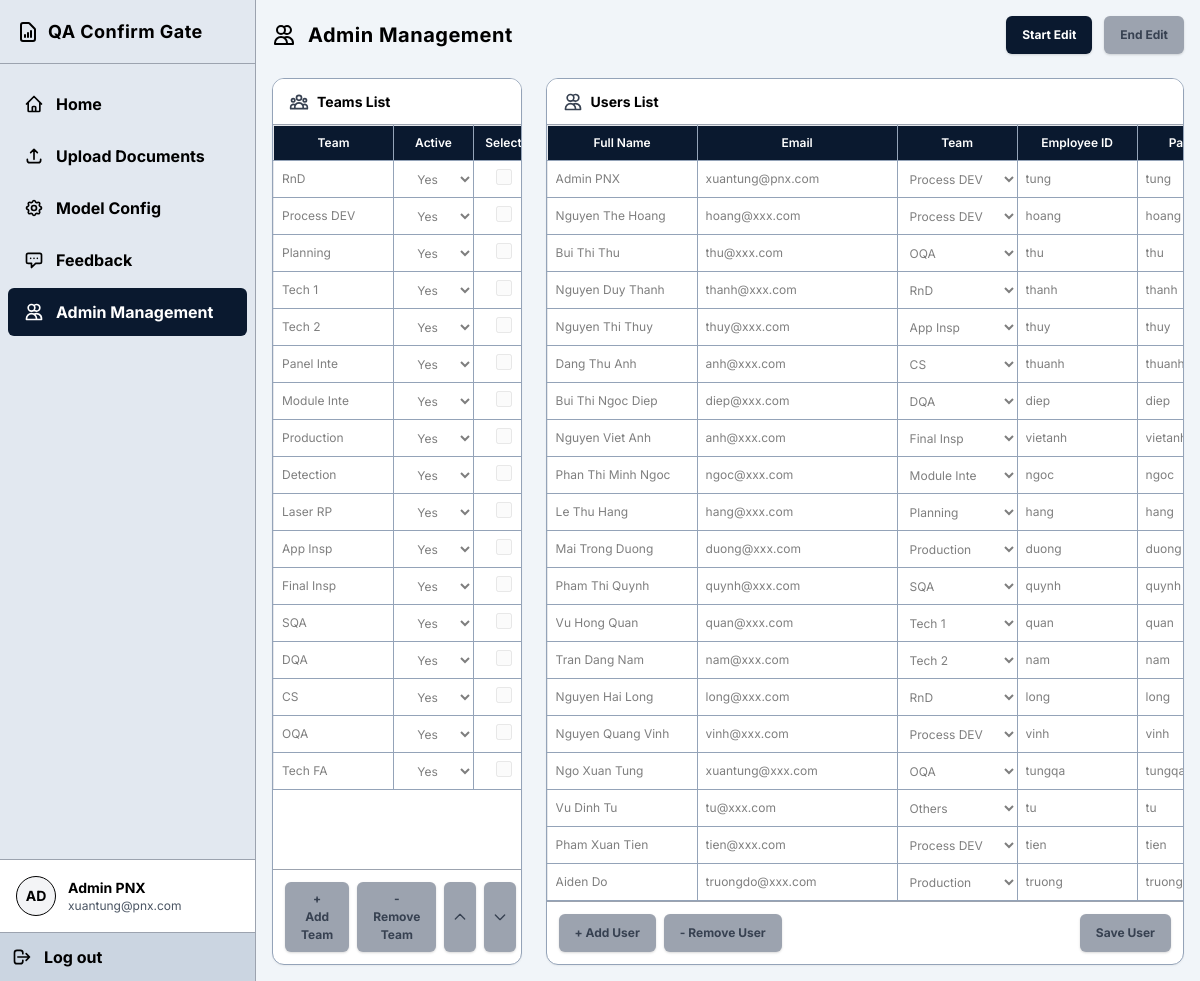
Before: /admin (signed in) with the older database file.
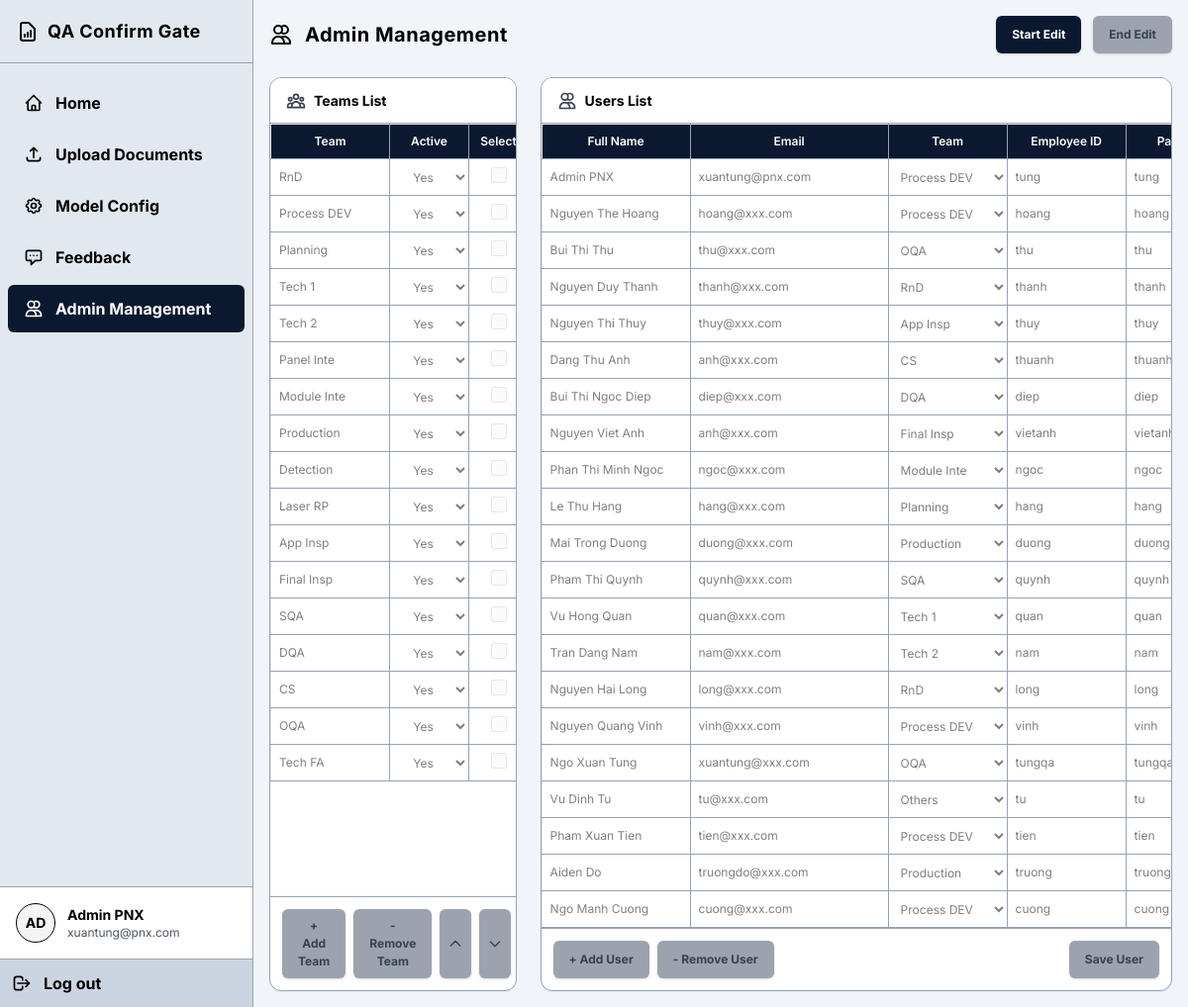
After: the same page with the newer database file.
### tables this page shows
CREATE TABLE "users" (id INTEGER PRIMARY KEY AUTOINCREMENT, fullname TEXT, email TEXT, team TEXT, username TEXT UNIQUE COLLATE NOCASE, password TEXT, access_role TEXT, failed_attempts INTEGER DEFAULT 0);

CREATE TABLE teams (
            id INTEGER PRIMARY KEY AUTOINCREMENT,
            name TEXT UNIQUE,
            active TEXT DEFAULT 'Yes'
        );

### backend/routers/admin_management.py (the view)
@router.get("/admin")
async def get_admin(request: Request):
    user = get_current_user(request)
    if not user or user["access_role"] != "Admin":
        return RedirectResponse(url="/", status_code=status.HTTP_302_FOUND)
    conn = get_db()
    cursor = conn.cursor()
    can_edit = (user["access_role"] == "Admin")
    locked_by = ""
    locked_at = 0
    if can_edit:
        cursor.execute("SELECT config_updated_at, last_updated_by FROM app_config WHERE id = 2")
        row = cursor.fetchone()
        current_time = int(time.time())
        if row and row['last_updated_by'] and current_time - (row['config_updated_at'] or 0) < 600:
            locked_by = row['last_updated_by']
            locked_at = row['config_updated_at']
    cursor.execute("SELECT * FROM users WHERE username != 'ADMINPNX'")
    users = [dict(u) for u in cursor.fetchall()]
    cursor.execute("SELECT * FROM teams")
    teams = [dict(t) for t in cursor.fetchall()]
    conn.close()
    return templates.TemplateResponse(
        request=request,
        name="user_management.html",
        context={
            "users": users,
            "teams": teams,
            "current_user": dict(user),
            "locked_by": locked_by,
            "locked_at": locked_at,
            "server_time": int(time.time()),
            "can_edit_backend": can_edit
        }
    )

### frontend/templates/user_management.html (shortened to what this page needs)
<!DOCTYPE html>
<html lang="en">
<head>
    <script src="https://cdn.tailwindcss.com"></script>
    <link rel="stylesheet" href="/static/style.css">
</head>
<body class="h-screen overflow-hidden flex flex-col">
    <div class="flex flex-1 overflow-hidden relative">
        <aside id="main-sidebar" class="fixed inset-y-0 left-0 z-50 w-64 border-r border-gray-400 flex flex-col shrink-0 sidebar -translate-x-full transition-transform duration-300 md:relative md:translate-x-0">
            <div class="h-16 flex items-center px-4 border-b border-gray-400">
                <svg class="w-6 h-6 mr-2" fill="none" stroke="currentColor" viewBox="0 0 24 24"><path stroke-linecap="round" stroke-linejoin="round" stroke-width="2" d="M9 17v-2m3 2v-4m3 4v-6m2 10H7a2 2 0 01-2-2V5a2 2 0 012-2h5.586a1 1 0 01.707.293l5.414 5.414a1 1 0 01.293.707V19a2 2 0 01-2 2z"></path></svg>
                <span class="text-lg font-bold tracking-wide">QA Confirm Gate</span>
            </div>
            <div class="flex-1 py-4 space-y-1">
                <a href="/" class="flex items-center space-x-3 px-4 py-3 mx-2 text-black font-bold hover:bg-gray-300 rounded-md">
                    <svg class="w-5 h-5" fill="none" stroke="currentColor" viewBox="0 0 24 24"><path stroke-linecap="round" stroke-linejoin="round" stroke-width="2" d="M3 12l2-2m0 0l7-7 7 7M5 10v10a1 1 0 001 1h3m10-11l2 2m-2-2v10a1 1 0 01-1 1h-3m-6 0a1 1 0 001-1v-4a1 1 0 011-1h2a1 1 0 011 1v4a1 1 0 001 1m-6 0h6"></path></svg>
                    <span>Home</span>
                </a>
                <a href="/upload" class="flex items-center space-x-3 px-4 py-3 mx-2 text-black font-bold hover:bg-gray-300 rounded-md">
                    <svg class="w-5 h-5" fill="none" stroke="currentColor" viewBox="0 0 24 24"><path stroke-linecap="round" stroke-linejoin="round" stroke-width="2" d="M4 16v1a3 3 0 003 3h10a3 3 0 003-3v-1m-4-8l-4-4m0 0L8 8m4-4v12"></path></svg>
                    <span>Upload Documents</span>
                </a>
                <a href="/setting" class="flex items-center space-x-3 px-4 py-3 mx-2 text-black font-bold hover:bg-gray-300 rounded-md">
                    <span>Model Config</span>
                </a>
                <a href="#" class="flex items-center space-x-3 px-4 py-3 mx-2 text-black font-bold hover:bg-gray-300 rounded-md">
                    <svg class="w-5 h-5" fill="none" stroke="currentColor" viewBox="0 0 24 24"><path stroke-linecap="round" stroke-linejoin="round" stroke-width="2" d="M8 10h.01M12 10h.01M16 10h.01M9 16H5a2 2 0 01-2-2V6a2 2 0 012-2h14a2 2 0 012 2v8a2 2 0 01-2 2h-5l-5 5v-5z"></path></svg>
                    <span>Feedback</span>
                </a>
                {% if current_user and current_user.access_role == 'Admin' %}
                <a href="/admin" class="flex items-center space-x-3 px-4 py-3 bg-[#0a192f] text-white mx-2 rounded-md font-bold">
                    <svg class="w-5 h-5" fill="none" stroke="currentColor" viewBox="0 0 24 24"><path stroke-linecap="round" stroke-linejoin="round" stroke-width="2" d="M12 4.354a4 4 0 110 5.292M15 21H3v-1a6 6 0 0112 0v1zm0 0h6v-1a6 6 0 00-9-5.197M13 7a4 4 0 11-8 0 4 4 0 018 0z"></path></svg>
                    <span>Admin Management</span>
                </a>
                {% endif %}
            </div>
            <div class="mt-auto border-t border-gray-400 p-4 flex items-center space-x-3 bg-white">
                <div class="w-10 h-10 rounded-full border border-black flex items-center justify-center font-bold text-sm bg-gray-100">
                    AD
                </div>
                <div class="text-sm">
                    <p class="font-bold">{{ current_user.fullname if current_user else 'Guest' }}</p>
                    <p class="text-gray-600 text-xs">{{ current_user.email if current_user else 'guest@domain.com' }}</p>
                </div>
            </div>
            <form action="/logout" method="POST" class="m-0 border-t border-gray-400 bg-[#cbd5e1] p-3">
                <button type="submit" class="w-full flex items-center space-x-3 font-bold text-black hover:text-gray-700">
                    <svg class="w-5 h-5" fill="none" stroke="currentColor" viewBox="0 0 24 24"><path stroke-linecap="round" stroke-linejoin="round" stroke-width="2" d="M17 16l4-4m0 0l-4-4m4 4H7m6 4v1a3 3 0 01-3 3H6a3 3 0 01-3-3V7a3 3 0 013-3h4a3 3 0 013 3v1"></path></svg>
                    <span>Log out</span>
                </button>
            </form>
        </aside>
        <main class="flex-1 overflow-y-auto p-4 flex flex-col gap-4 bg-[#f1f5f9] scrollbar-custom">
            <div class="flex items-center justify-between mb-2 shrink-0">
                <div class="flex items-center space-x-3">
                    <svg class="w-6 h-6" fill="none" stroke="currentColor" viewBox="0 0 24 24"><path stroke-linecap="round" stroke-linejoin="round" stroke-width="2" d="M12 4.354a4 4 0 110 5.292M15 21H3v-1a6 6 0 0112 0v1zm0 0h6v-1a6 6 0 00-9-5.197M13 7a4 4 0 11-8 0 4 4 0 018 0z"></path></svg>
                    <span class="text-xl font-bold tracking-wide">Admin Management</span>
                </div>
                {% set is_my_lock = locked_by == current_user.fullname %}
                {% if can_edit_backend %}
                <div class="flex items-center gap-3">
                    <button id="btn-start-edit" class="btn-primary {% if is_my_lock %}opacity-50 cursor-not-allowed{% endif %}" {% if is_my_lock %}disabled{% endif %}>Start Edit</button>
                    <button id="btn-end-edit" class="btn-primary !bg-red-600 {% if not is_my_lock %}opacity-50 cursor-not-allowed{% endif %}" {% if not is_my_lock %}disabled{% endif %}>End Edit</button>
                </div>
                {% endif %}
            </div>
        <div class="flex flex-1 gap-6 min-h-0 w-full relative">
            <form id="team-form" action="/admin/save_teams" method="POST" class="flex flex-col min-h-0 w-[30%] border-box">
                <div class="flex items-center justify-between px-4 py-3 border-b border-gray-400 bg-white z-10 shrink-0">
                    <div class="flex items-center gap-2">
                        <h3 class="section-title">Teams List</h3>
                    </div>
                </div>
                <div class="overflow-auto flex-1 relative bg-white">
                    <table class="resizable">
                        <thead>
                            <tr>
                                <th class="sticky-header p-2 min-w-[120px] border-t-0 border-l-0">Team</th>
                                <th class="sticky-header p-2 min-w-[80px] border-t-0">Active</th>
                                <th class="sticky-header p-2 min-w-[60px] text-center border-t-0 border-r-0">Select</th>
                            </tr>
                        </thead>
                        <tbody id="team-table-body">
                            {% for team in teams %}
                            <tr>
                                <td class="p-0 border-l-0"><input type="text" name="team_name" class="excel-input" value="{{ team.name }}"></td>
                                <td class="p-0">
                                    <select name="team_active" class="excel-input text-center">
                                        <option value="Yes" {% if team.active == 'Yes' %}selected{% endif %}>Yes</option>
                                    </select>
                                </td>
                                <td class="p-0 border-r-0 text-center"><input type="checkbox" class="w-4 h-4 cursor-pointer team-select-checkbox"></td>
                            </tr>
                            {% endfor %}
                        </tbody>
                    </table>
                </div>
                <div class="p-3 border-t border-gray-400 shrink-0 flex gap-2">
                    <button type="button" onclick="addTeamRow()" class="btn-primary">+ Add Team</button>
                    <button type="button" onclick="removeTeamRow()" class="btn-primary">- Remove Team</button>
                    <button type="button" onclick="moveTeamUp()" class="btn-primary flex items-center justify-center p-2" title="Move Up"><svg class="w-4 h-4" fill="none" stroke="currentColor" viewBox="0 0 24 24"><path stroke-linecap="round" stroke-linejoin="round" stroke-width="2" d="M5 15l7-7 7 7"></path></svg></button>
                    <button type="button" onclick="moveTeamDown()" class="btn-primary flex items-center justify-center p-2" title="Move Down"><svg class="w-4 h-4" fill="none" stroke="currentColor" viewBox="0 0 24 24"><path stroke-linecap="round" stroke-linejoin="round" stroke-width="2" d="M19 9l-7 7-7-7"></path></svg></button>
                </div>
            </form>
            <form id="user-form" action="/admin/bulk_update" method="POST" class="flex flex-col flex-1 min-h-0 w-[70%]">
                <div class="border-box flex-1 min-h-0">
                <div class="flex items-center justify-between px-4 py-3 border-b border-gray-400 bg-white z-10 shrink-0">
                    <div class="flex items-center gap-2">
                        <svg class="w-5 h-5 text-gray-700" fill="none" stroke="currentColor" viewBox="0 0 24 24"><path stroke-linecap="round" stroke-linejoin="round" stroke-width="2" d="M12 4.354a4 4 0 110 5.292M15 21H3v-1a6 6 0 0112 0v1zm0 0h6v-1a6 6 0 00-9-5.197M13 7a4 4 0 11-8 0 4 4 0 018 0z"></path></svg>
                        <h3 class="section-title">Users List</h3>
                    </div>
                </div>
                <div class="overflow-auto flex-1 relative bg-white">
                    <table class="resizable">
                        <thead>
                            <tr>
                                <th class="sticky-header p-2 min-w-[150px] border-t-0 border-l-0">Full Name</th>
                                <th class="sticky-header p-2 min-w-[200px] border-t-0">Email</th>
                                <th class="sticky-header p-2 min-w-[120px] border-t-0">Team</th>
                                <th class="sticky-header p-2 min-w-[120px] border-t-0">Employee ID</th>
                                <th class="sticky-header p-2 min-w-[120px] border-t-0">Password</th>
                            </tr>
                        </thead>
                        <tbody id="user-table-body">
                            {% for user in users %}
                            <tr>
                                <td class="p-0 border-l-0">
                                    <input type="text" name="fullname" value="{{ user.fullname }}" class="excel-input">
                                </td>
                                <td class="p-0">
                                    <input type="email" name="email" value="{{ user.email }}" class="excel-input">
                                </td>
                                <td class="p-0">
                                    <select name="team" class="excel-input">
                                        <option value="Others" {% if user.team == 'Others' %}selected{% endif %}>Others</option>
                                        {% for t in teams %}
                                        <option value="{{ t.name }}" {% if user.team == t.name %}selected{% endif %}>{{ t.name }}</option>
                                        {% endfor %}
                                    </select>
                                </td>
                                <td class="p-0">
                                    <input type="text" name="username" value="{{ user.username }}" class="excel-input">
                                </td>
                                <td class="p-0">
                                    <input type="text" name="password" value="{{ user.password }}" class="excel-input">
                                </td>
                            </tr>
                            {% endfor %}
                        </tbody>
                    </table>
                </div>
            <div class="p-3 border-t border-gray-400 shrink-0 flex gap-2">
                <button type="button" onclick="addUserRow()" class="btn-primary">
                    + Add User
                </button>
                <button type="button" onclick="deleteSelectedUsers()" class="btn-primary">
                    - Remove User
                </button>
                <button type="submit" class="btn-primary ml-auto">
                    Save User
                </button>
            </div>
            </div>
        </form>
        </div>
</body>
</html>

### frontend/static/style.css (style rules this page uses)
body { font-family: 'Inter', sans-serif; background-color: #f1f5f9; color: #000; }
.sidebar { background-color: #e2e8f0; }
.border-box { border: 1px solid #94a3b8; border-radius: 0.75rem; box-shadow: 0 1px 2px 0 rgba(0,0,0,0.05); background-color: #ffffff; overflow: hidden; display: flex; flex-direction: column; }
.section-title { font-size: 0.875rem; font-weight: 700; }
.btn-primary, .btn-action { background-color: #0a192f; color: white; border: none; border-radius: 0.375rem; padding: 0.5rem 1rem; font-size: 0.75rem; font-weight: 700; box-shadow: 0 1px 3px 0 rgba(0,0,0,0.1), 0 1px 2px 0 rgba(0,0,0,0.06); display: flex; align-items: center; justify-content: center; gap: 0.25rem; cursor: pointer; min-height: 38px; }
table { width: 100%; font-size: 0.75rem; white-space: nowrap; border: none; }
table, th, td { border: 1px solid #94a3b8; border-collapse: separate; border-spacing: 0; }
td { border: 1px solid #94a3b8; padding: 0.5rem; height: 1px; }
th { background-color: #0a192f; color: white; text-align: center; font-weight: 600; position: relative; border: 1px solid #94a3b8; padding: 0.5rem; height: 1px; }
th.sticky-header { position: sticky; top: 0; z-index: 10; box-shadow: 0 2px 2px -1px rgba(0, 0, 0, 0.4); }
.excel-input { width: 100%; min-height: 36px; box-sizing: border-box; border: none; padding: 0.5rem; background: transparent; outline: none; transition: background-color 0.1s; }
button:disabled, .btn-action:disabled, .btn-primary:disabled { opacity: 0.5; cursor: not-allowed; }
.btn-action:disabled, .btn-primary:disabled { background-color: #9ca3af !important; color: #374151 !important; opacity: 1 !important; }

Changed rows visible on the page:
added users: fullname "Ngo Manh Cuong", email "cuong@xxx.com", team "Process DEV", username "cuong", password "cuong"
